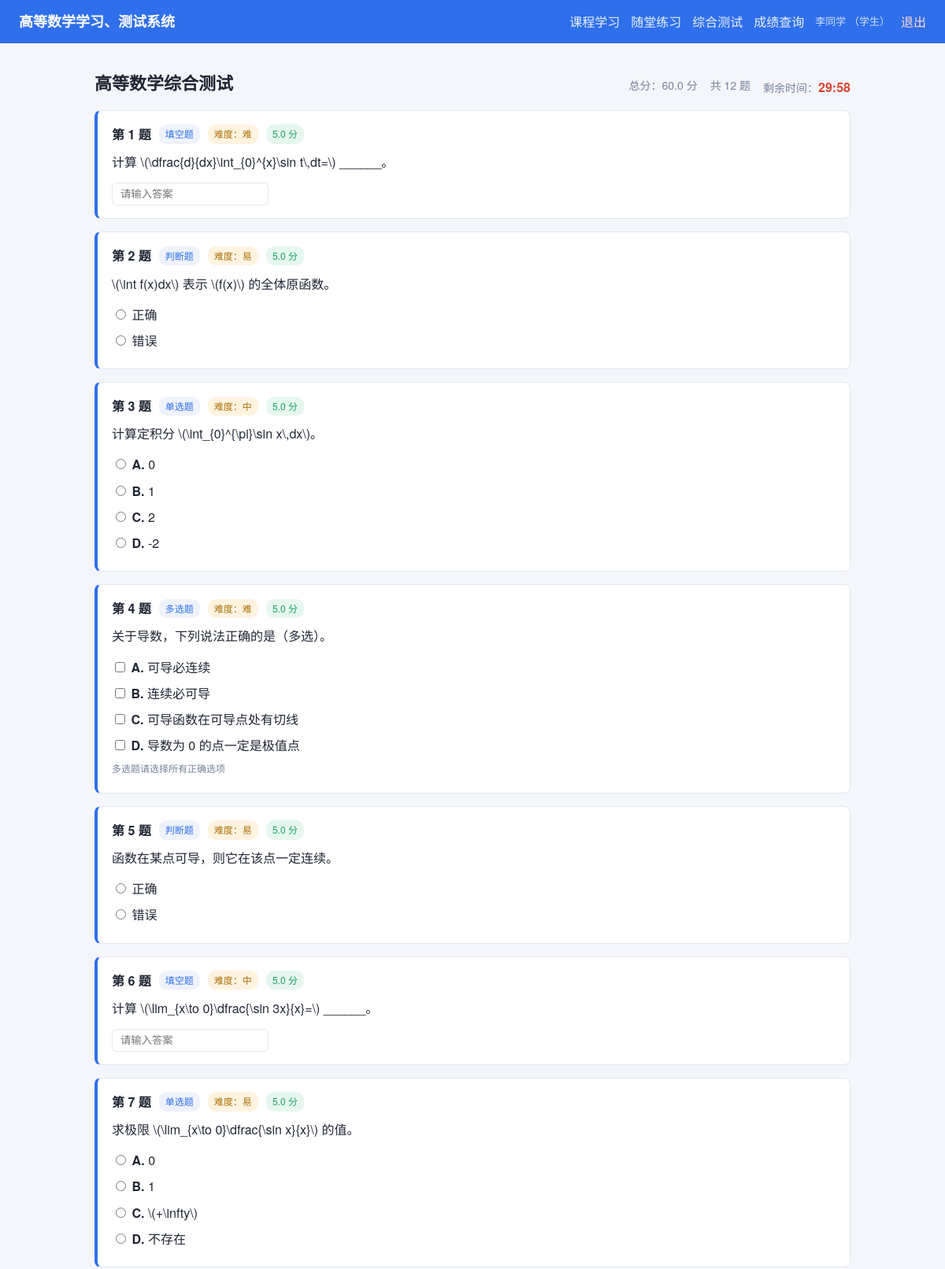
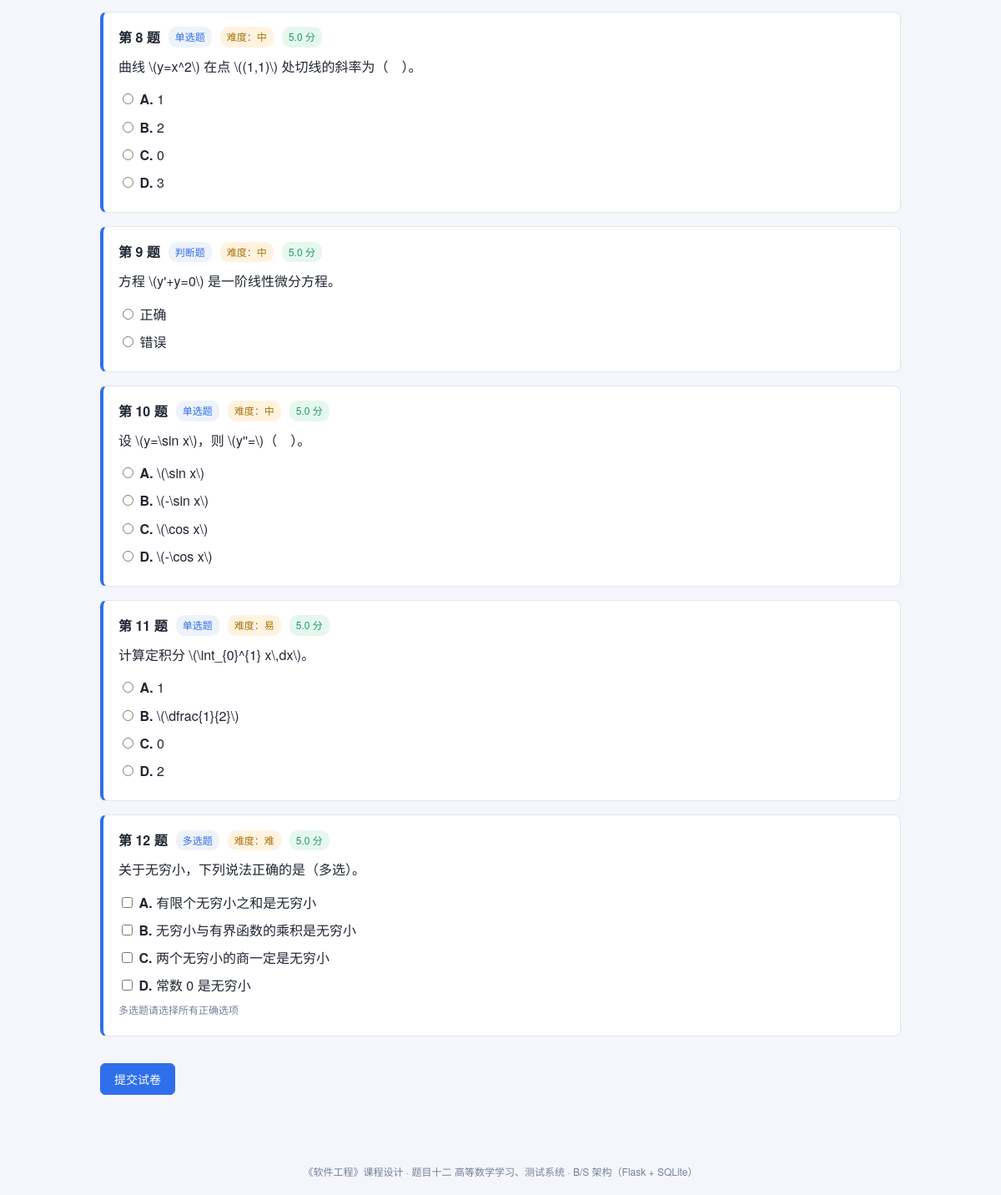
The page /test/1 (signed in) on the database its author committed (2 pictures, top to bottom).
### tables this page shows
CREATE TABLE user (
    id            INTEGER PRIMARY KEY AUTOINCREMENT,
    username      TEXT UNIQUE NOT NULL,
    password_hash TEXT NOT NULL,
    role          TEXT NOT NULL DEFAULT 'student',   -- student / teacher / admin
    real_name     TEXT,
    created_at    TEXT DEFAULT (datetime('now','localtime'))
);

CREATE TABLE paper (
    id           INTEGER PRIMARY KEY AUTOINCREMENT,
    user_id      INTEGER NOT NULL,
    title        TEXT,
    total_score  REAL DEFAULT 0,
    got_score    REAL DEFAULT 0,
    status       TEXT DEFAULT 'ongoing',            -- ongoing / submitted
    created_at   TEXT DEFAULT (datetime('now','localtime')),
    submitted_at TEXT
);

CREATE TABLE paper_question (
    id          INTEGER PRIMARY KEY AUTOINCREMENT,
    paper_id    INTEGER NOT NULL,
    question_id INTEGER NOT NULL,
    seq         INTEGER DEFAULT 0,
    user_answer TEXT,
    is_correct  INTEGER,
    got_score   REAL DEFAULT 0
);

CREATE TABLE question (
    id         INTEGER PRIMARY KEY AUTOINCREMENT,
    chapter_id INTEGER NOT NULL,
    qtype      TEXT NOT NULL,                       -- single / multi / judge / fill
    difficulty INTEGER NOT NULL DEFAULT 1,          -- 1 易 / 2 中 / 3 难
    content    TEXT NOT NULL,
    options    TEXT,                                -- JSON 数组，选择题选项
    answer     TEXT NOT NULL,
    analysis   TEXT,
    score      REAL DEFAULT 5,
    FOREIGN KEY (chapter_id) REFERENCES chapter(id)
);

### app.py (the view)
    @app.route("/test/<int:pid>")
    @login_required
    def test_take(pid):
        db = get_db()
        user = current_user()
        paper = db.execute("SELECT * FROM paper WHERE id=?", (pid,)).fetchone()
        if not paper:
            abort(404)
        if paper["user_id"] != user["id"] and user["role"] == "student":
            abort(403)
        if paper["status"] == "submitted":
            return redirect(url_for("test_result", pid=pid))
        pq = db.execute(
            "SELECT pq.*, q.* , pq.id AS pqid FROM paper_question pq"
            " JOIN question q ON q.id = pq.question_id"
            " WHERE pq.paper_id=? ORDER BY pq.seq", (pid,),
        ).fetchall()
        questions = []
        for r in pq:
            d = row_to_question(r)
            d["pqid"] = r["pqid"]
            questions.append(d)
        return render_template("test_take.html", paper=paper, questions=questions)

### app.py (called while the page is built)
def current_user():
    if "user_id" not in session:
        return None
    if getattr(g, "_current_user", None) is None:
        row = get_db().execute(
            "SELECT * FROM user WHERE id=?", (session["user_id"],)
        ).fetchone()
        g._current_user = row
    return g._current_user

def login_required(view):
    @wraps(view)
    def wrapped(*args, **kwargs):
        if current_user() is None:
            flash("请先登录", "warning")
            return redirect(url_for("login"))
        return view(*args, **kwargs)
    return wrapped

def row_to_question(row):
    d = dict(row)
    d["options"] = json.loads(row["options"]) if row["options"] else []
    d["qtype_name"] = QTYPE_NAMES.get(row["qtype"], row["qtype"])
    d["diff_name"] = DIFF_NAMES.get(row["difficulty"], str(row["difficulty"]))
    return d

### db.py (called while the page is built)
def get_db():
    if "db" not in g:
        g.db = sqlite3.connect(current_app.config["DATABASE"])
        g.db.row_factory = sqlite3.Row
        g.db.execute("PRAGMA foreign_keys = ON")
    return g.db

### templates/test_take.html (shortened to what this page needs)
{% extends "base.html" %}
{% import "macros.html" as m %}
{% block content %}
<div class="paper-head">
  <h2>{{ paper['title'] }}</h2>
  <div class="paper-meta">
    <span>总分：{{ paper['total_score'] }} 分</span>
    <span>共 {{ questions|length }} 题</span>
    <span class="timer">剩余时间：<strong id="timer">--:--</strong></span>
  </div>
</div>
<form id="paper-form" method="post" action="{{ url_for('test_submit', pid=paper['id']) }}">
  {% for q in questions %}
    {{ m.question_input(q, loop.index) }}
  {% endfor %}
  <div class="actions">
    <button type="submit" class="btn primary">提交试卷</button>
  </div>
</form>
{% endblock %}

### templates/base.html (shortened to what this page needs)
<!DOCTYPE html>
<html lang="zh-CN">
<head>
  <link rel="stylesheet" href="{{ url_for('static', filename='style.css') }}">
</head>
<body>
<header class="topbar">
  <div class="brand"><a href="{{ url_for('index') }}">高等数学学习、测试系统</a></div>
  <nav class="nav">
    {% if current_user %}
      <a href="{{ url_for('learning') }}">课程学习</a>
      <a href="{{ url_for('practice') }}">随堂练习</a>
      <a href="{{ url_for('test_form') }}">综合测试</a>
      <a href="{{ url_for('scores') }}">成绩查询</a>
      <span class="user-info">{{ current_user['real_name'] or current_user['username'] }}
        （{% if current_user['role']=='admin' %}管理员{% elif current_user['role']=='teacher' %}教师{% else %}学生{% endif %}）
      </span>
      <a class="logout" href="{{ url_for('logout') }}">退出</a>
    {% else %}
      <a href="{{ url_for('login') }}">登录</a>
      <a href="{{ url_for('register') }}">注册</a>
    {% endif %}
  </nav>
</header>
<main class="container">
  {% block content %}{% endblock %}
</main>
<footer class="footer">
  《软件工程》课程设计 · 题目十二 高等数学学习、测试系统 · B/S 架构（Flask + SQLite）
</footer>
</body>
</html>

### templates/macros.html (shortened to what this page needs)
{% macro question_input(q, idx) %}
<div class="question-block">
  <div class="q-head">
    <span class="q-index">第 {{ idx }} 题</span>
    <span class="badge">{{ q['qtype_name'] }}</span>
    <span class="badge diff">难度：{{ q['diff_name'] }}</span>
    <span class="badge score">{{ q['score'] }} 分</span>
  </div>
  <div class="q-content">{{ q['content']|safe }}</div>
  <div class="q-options">
    {% if q['qtype'] == 'single' %}
      {% for opt in q['options'] %}
        <label class="opt">
          <input type="radio" name="q_{{ q['id'] }}" value="{{ 'ABCD'[loop.index0] }}">
          <span class="letter">{{ 'ABCD'[loop.index0] }}.</span> {{ opt|safe }}
        </label>
      {% endfor %}
    {% elif q['qtype'] == 'multi' %}
      {% for opt in q['options'] %}
        <label class="opt">
          <input type="checkbox" name="q_{{ q['id'] }}" value="{{ 'ABCD'[loop.index0] }}">
          <span class="letter">{{ 'ABCD'[loop.index0] }}.</span> {{ opt|safe }}
        </label>
      {% endfor %}
      <p class="hint">多选题请选择所有正确选项</p>
    {% elif q['qtype'] == 'judge' %}
      <label class="opt"><input type="radio" name="q_{{ q['id'] }}" value="T"> 正确</label>
      <label class="opt"><input type="radio" name="q_{{ q['id'] }}" value="F"> 错误</label>
    {% else %}
      <input type="text" class="fill-input" name="q_{{ q['id'] }}" placeholder="请输入答案">
    {% endif %}
  </div>
</div>
{% endmacro %}

### static/style.css (style rules this page uses)
:root { --primary: #2f6feb; --primary-dark: #1f56c4; --bg: #f4f6fb; --card: #ffffff; --border: #e2e6ef; --text: #202634; --muted: #76809a; --green: #1a9e6a; --red: #d8452f; }
* { box-sizing: border-box; }
body { margin: 0; font-family: "Microsoft YaHei", "PingFang SC", "Helvetica Neue", Arial, sans-serif; background: var(--bg); color: var(--text); line-height: 1.7; }
a { color: var(--primary); text-decoration: none; }
.topbar { display: flex; align-items: center; justify-content: space-between; flex-wrap: wrap; gap: 8px; padding: 12px 24px; background: var(--primary); color: #fff; }
.topbar .brand a { color: #fff; font-size: 18px; font-weight: 700; }
.nav { display: flex; align-items: center; flex-wrap: wrap; gap: 14px; }
.nav a { color: #eaf0ff; }
.nav .user-info { color: #cfe0ff; font-size: 13px; }
.nav .logout { color: #ffd9d0; }
.container { max-width: 1000px; margin: 24px auto; padding: 0 20px 40px; }
h2 { font-size: 22px; margin: 8px 0 16px; }
.btn { display: inline-block; padding: 8px 16px; border-radius: 6px; border: 1px solid var(--border); background: #fff; color: var(--text); cursor: pointer; font-size: 14px; margin-top: 14px; }
.btn.primary { background: var(--primary); border-color: var(--primary); color: #fff; }
.question-block { background: var(--card); border: 1px solid var(--border); border-left: 4px solid var(--primary); border-radius: 8px; padding: 16px 18px; margin-bottom: 16px; }
.q-head { display: flex; align-items: center; gap: 10px; flex-wrap: wrap; margin-bottom: 8px; }
.q-index { font-weight: 700; }
.badge { font-size: 12px; padding: 2px 8px; border-radius: 10px; background: #eef2fb; color: var(--primary); }
.badge.diff { background: #fff3e0; color: #a9720a; }
.badge.score { background: #e6f7ef; color: var(--green); }
.q-content { margin: 6px 0 12px; }
.q-options .opt { display: block; margin: 6px 0; cursor: pointer; }
.q-options .letter { font-weight: 700; }
.fill-input { max-width: 260px; padding: 6px 10px; border: 1px solid var(--border); border-radius: 6px; }
.hint { font-size: 12px; color: var(--muted); margin: 4px 0; }
.paper-head { display: flex; justify-content: space-between; align-items: baseline; flex-wrap: wrap; gap: 10px; }
.paper-meta { display: flex; gap: 16px; font-size: 14px; color: var(--muted); }
.timer strong { color: var(--red); font-size: 16px; }
.actions { margin-top: 18px; display: flex; gap: 12px; }
.footer { text-align: center; color: var(--muted); font-size: 12px; padding: 18px; }

### rows shown on the page
user: real_name "李同学"
paper: title "高等数学综合测试", total_score "60.0"
paper_question: idx "1", qtype_name "填空题", diff_name "难", score "5.0", content "计算 \\(\\dfrac{d}{dx}\\int_{0}^{x}\\sin t\\,dt=\\) ______。"
paper_question: idx "2", qtype_name "判断题", diff_name "易", score "5.0", content "\\(\\int f(x)dx\\) 表示 \\(f(x)\\) 的全体原函数。"
paper_question: idx "3", qtype_name "单选题", diff_name "中", score "5.0", content "计算定积分 \\(\\int_{0}^{\\pi}\\sin x\\,dx\\)。", index0 "A" "B" "C" "D", opt "0" "1" "2" "-2"
paper_question: idx "4", qtype_name "多选题", diff_name "难", score "5.0", content "关于导数，下列说法正确的是（多选）。", index0 "A" "B" "C" "D", opt "可导必连续" "连续必可导" "可导函数在可导点处有切线" "导数为 0 的点一定是极值点"
paper_question: idx "5", qtype_name "判断题", diff_name "易", score "5.0", content "函数在某点可导，则它在该点一定连续。"
paper_question: idx "6", qtype_name "填空题", diff_name "中", score "5.0", content "计算 \\(\\lim_{x\\to 0}\\dfrac{\\sin 3x}{x}=\\) ______。"
paper_question: idx "7", qtype_name "单选题", diff_name "易", score "5.0", content "求极限 \\(\\lim_{x\\to 0}\\dfrac{\\sin x}{x}\\) 的值。", index0 "A" "B" "C" "D", opt "0" "1" "\\(+\\infty\\)" "不存在"
paper_question: idx "8", qtype_name "单选题", diff_name "中", score "5.0", content "曲线 \\(y=x^2\\) 在点 \\((1,1)\\) 处切线的斜率为（ ）。", index0 "A" "B" "C" "D", opt "1" "2" "0" "3"
paper_question: idx "9", qtype_name "判断题", diff_name "中", score "5.0", content "方程 \\(y'+y=0\\) 是一阶线性微分方程。"
paper_question: idx "10", qtype_name "单选题", diff_name "中", score "5.0", content "设 \\(y=\\sin x\\)，则 \\(y''=\\)（ ）。", index0 "A" "B" "C" "D", opt "\\(\\sin x\\)" "\\(-\\sin x\\)" "\\(\\cos x\\)" "\\(-\\cos x\\)"
paper_question: idx "11", qtype_name "单选题", diff_name "易", score "5.0", content "计算定积分 \\(\\int_{0}^{1} x\\,dx\\)。", index0 "A" "B" "C" "D", opt "1" "\\(\\dfrac{1}{2}\\)" "0" "2"
paper_question: idx "12", qtype_name "多选题", diff_name "难", score "5.0", content "关于无穷小，下列说法正确的是（多选）。", index0 "A" "B" "C" "D", opt "有限个无穷小之和是无穷小" "无穷小与有界函数的乘积是无穷小" "两个无穷小的商一定是无穷小" "常数 0 是无穷小"

### other values the page prints
{{ questions|length }} "12"
